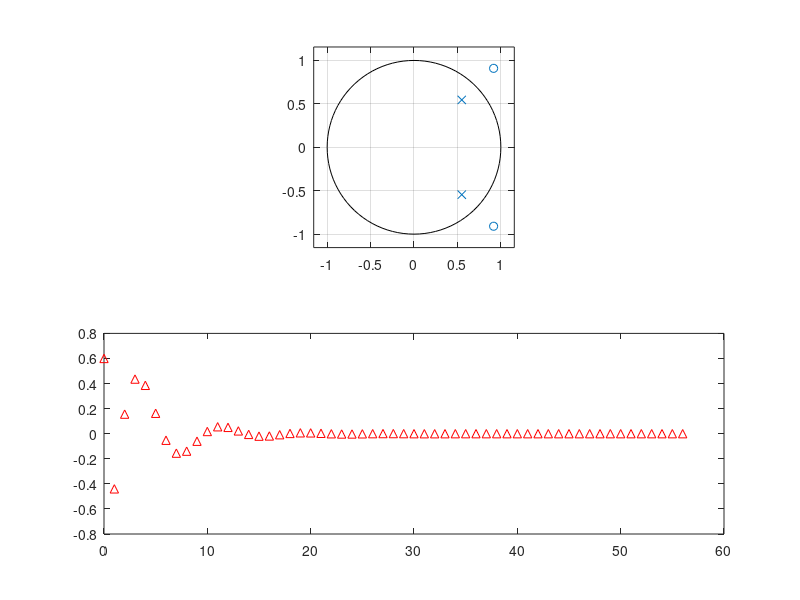
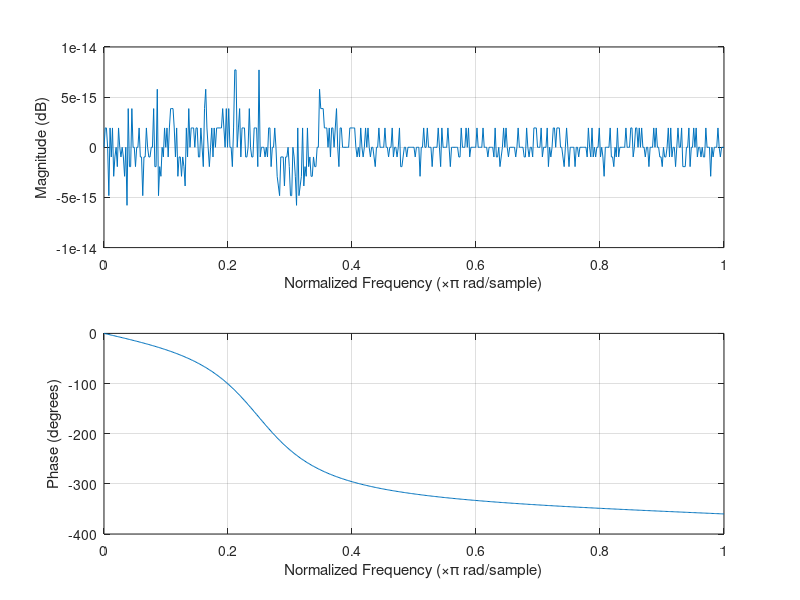

The MATLAB script that drew these images, in order: (Note: this script raises an error after producing the figures.)
clear
close all
clc

b1 = -1.1; b2 = 0.6;
a = [1, b1, b2];
b = [b2, b1, 1];
figure;
subplot(2,1,1), zplane(b,a);
subplot(2,1,2), impz(b,a);
figure, freqz(b,a);

n = [0:40]';
T = 10;
x1 = sin(2*pi*1/T*n);
x2 = mod(n,T)<(T/2);
y = filter(b,a,[x1,x2]);

ex_8_7_plot();
ex_8_7_sound();
